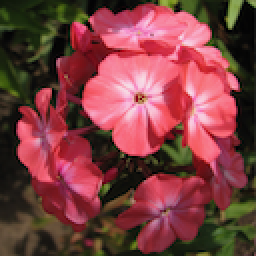
#> input picture flower_images/0001.png, 128 x 128 px (shown 2 times larger); its folder holds only this picture in this run
$ python ImageSegmentation.py
#> lines starting #> are read from the running program, lines starting #| are printed output that depends on the picture
import numpy as np
import matplotlib.pyplot as plt
from sklearn.cluster import KMeans
from skimage.io import imread, imshow
from skimage.transform import resize
import os
import pandas as pd
from skimage.transform import resize
from skimage.color import rgb2gray


image_dir = './flower_images'


def segment_image(image_path, n_segments=2):
#> called with image_path = './flower_images/0001.png', n_segments = 2
    image = imread(image_path)
#> image is the input picture: shape (128, 128, 4); mean R, G, B, A 124, 63.1, 64.3, 255
    image = resize(image, (128, 128), anti_aliasing=True)

    if image.ndim == 2 or (image.ndim == 3 and image.shape[2] == 1):
        image = np.stack((image,) * 3, axis=-1)
    elif image.ndim == 3 and image.shape[2] > 3:
        image = image[:, :, :3]
#> image: shape (128, 128, 3) float64

    image_array = image.reshape((-1, 3))

    kmeans = KMeans(n_clusters=n_segments, random_state=0).fit(image_array)
    labels = kmeans.predict(image_array)
#> labels = 16384 values, max 1 at index 80, min 0 at index 0, mean 0.367

    segmented_image = kmeans.cluster_centers_[labels].reshape((128, 128, 3))
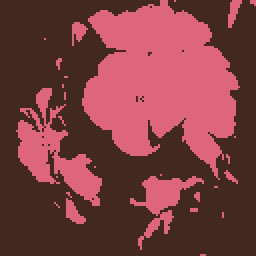
#> segmented_image: shape (128, 128, 3) float64 (shown 2 times larger); mean of channels 0, 1, 2 0.487, 0.248, 0.252; drawn as R, G, B
    segmented_image = np.clip(segmented_image, 0, 1)

    return segmented_image

first_image_path = os.path.join(image_dir, os.listdir(image_dir)[0])
segmented_image = segment_image(first_image_path, n_segments=2)

fig, ax = plt.subplots(1, 2, figsize=(12, 6))
original_image = imread(first_image_path)
ax[0].imshow(original_image)
ax[0].set_title('Original Image')
ax[0].axis('off')

ax[1].imshow(segmented_image)
ax[1].set_title('Segmented Image')
ax[1].axis('off')

plt.show()
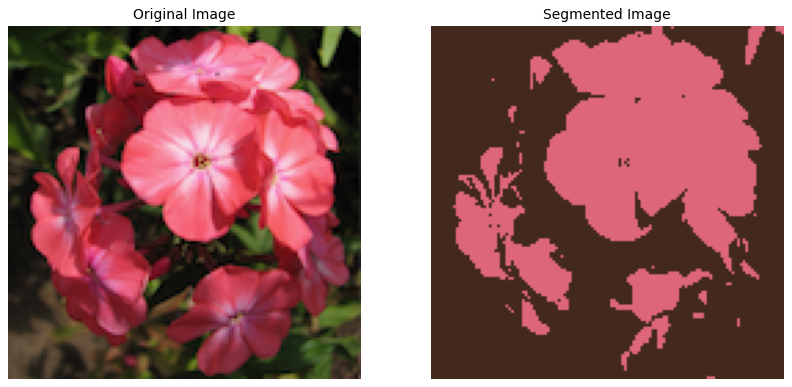
#> figure drawn by matplotlib, 2 panels

$ run again, on flower_images/0005.png
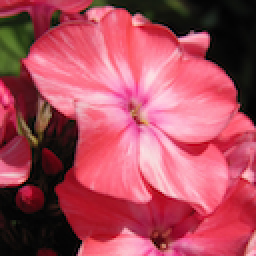
#> input picture flower_images/0005.png, 128 x 128 px (shown 2 times larger)
#> in segment_image, image is the input picture: shape (128, 128, 4); mean R, G, B, A 170.9, 76.2, 92.5, 255
#> labels = 16384 values, max 1 at index 0, min 0 at index 9, mean 0.573
#> in segment_image, `segmented_image = kmeans.cluster_centers_[labels].reshape((128, 128, 3))`:
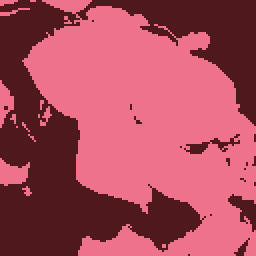
#> segmented_image: shape (128, 128, 3) float64 (shown 2 times larger); mean of channels 0, 1, 2 0.67, 0.299, 0.363; drawn as R, G, B
#> `plt.show()`:
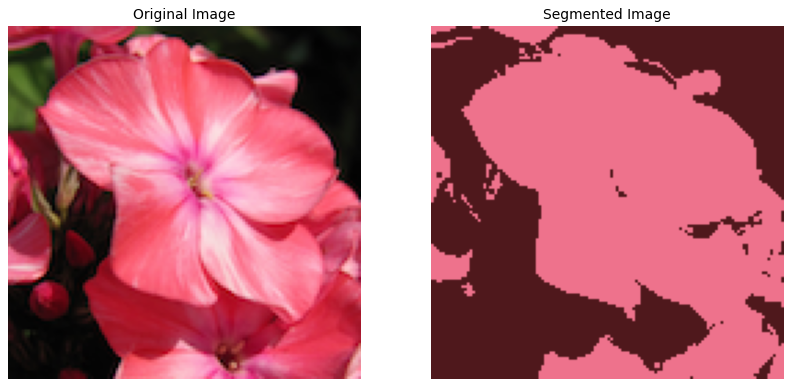
#> figure drawn by matplotlib, 2 panels

$ run again, on flower_images/0006.png
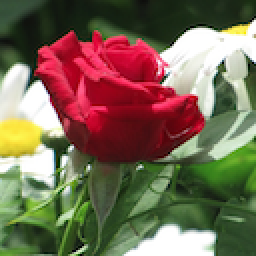
#> input picture flower_images/0006.png, 128 x 128 px (shown 2 times larger)
#> in segment_image, image is the input picture: shape (128, 128, 4); mean R, G, B, A 120.3, 104.4, 82.8, 255
#> labels = 16384 values, max 1 at index 1406, min 0 at index 0, mean 0.259
#> in segment_image, `segmented_image = kmeans.cluster_centers_[labels].reshape((128, 128, 3))`:
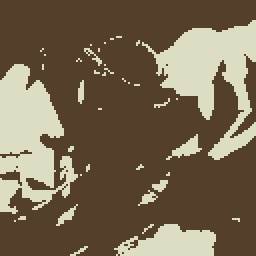
#> segmented_image: shape (128, 128, 3) float64 (shown 2 times larger); mean of channels 0, 1, 2 0.472, 0.409, 0.324; drawn as R, G, B
#> `plt.show()`:
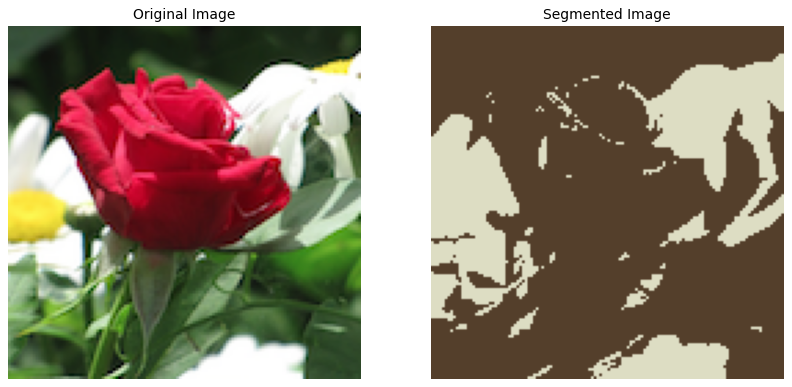
#> figure drawn by matplotlib, 2 panels

$ run again, on flower_images/0007.png
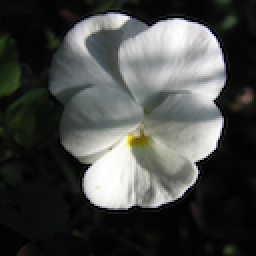
#> input picture flower_images/0007.png, 128 x 128 px (shown 2 times larger)
#> in segment_image, image is the input picture: shape (128, 128, 4); mean R, G, B, A 69.9, 71.9, 69.2, 255
#> labels = 16384 values, max 1 at index 822, min 0 at index 0, mean 0.35
#> in segment_image, `segmented_image = kmeans.cluster_centers_[labels].reshape((128, 128, 3))`:
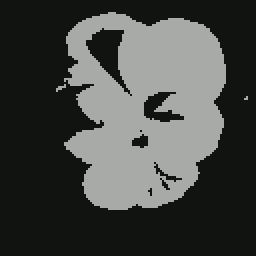
#> segmented_image: shape (128, 128, 3) float64 (shown 2 times larger); mean of channels 0, 1, 2 0.274, 0.282, 0.271; drawn as R, G, B
#> `plt.show()`:
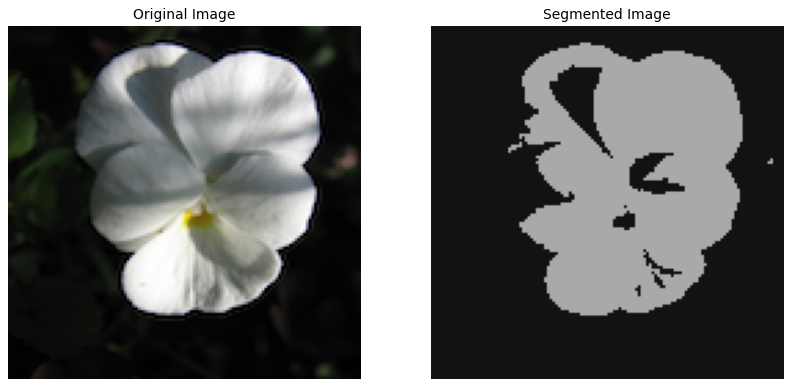
#> figure drawn by matplotlib, 2 panels
